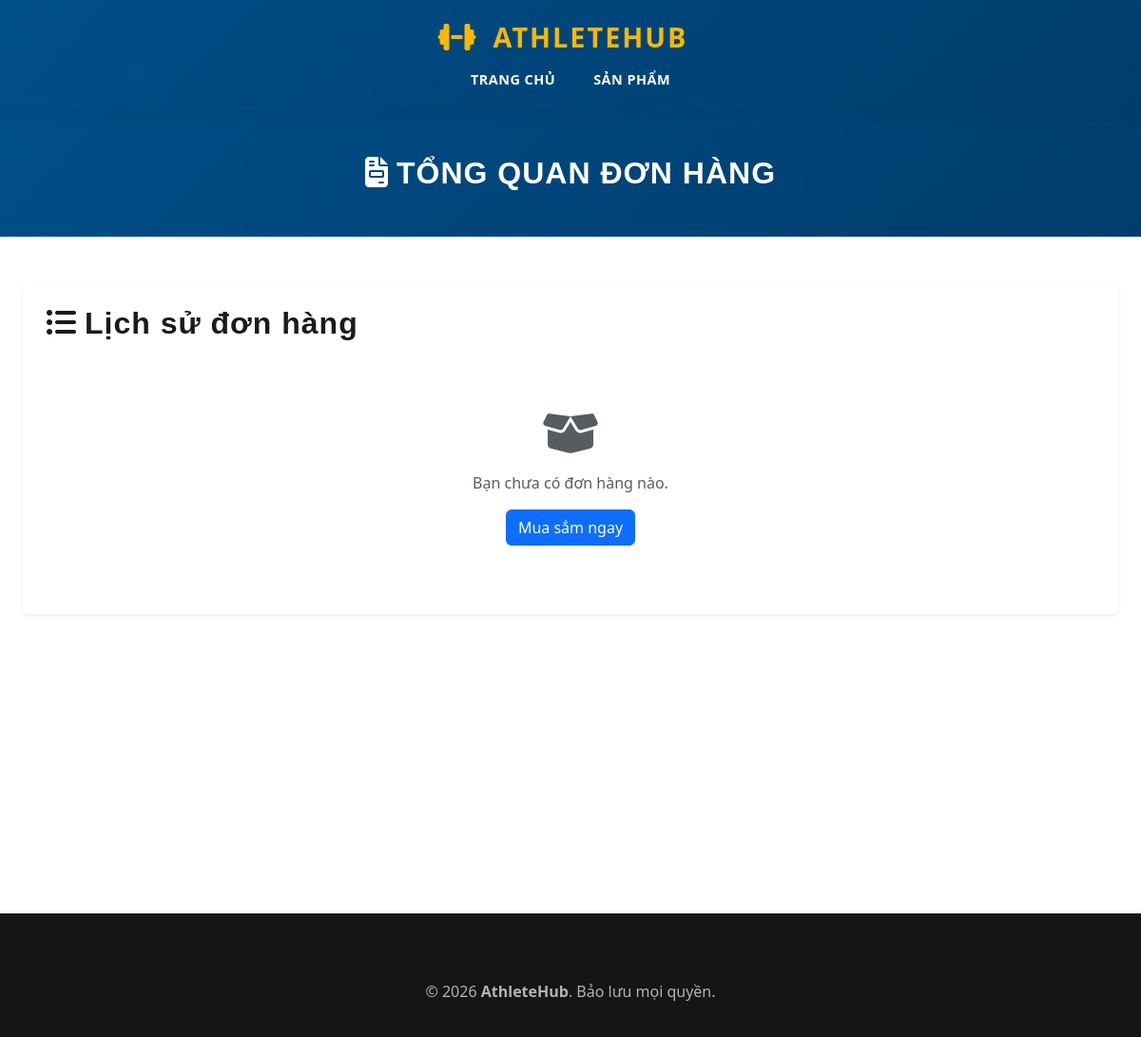
/orders.php (signed in), run on an earlier commit of the app's database.
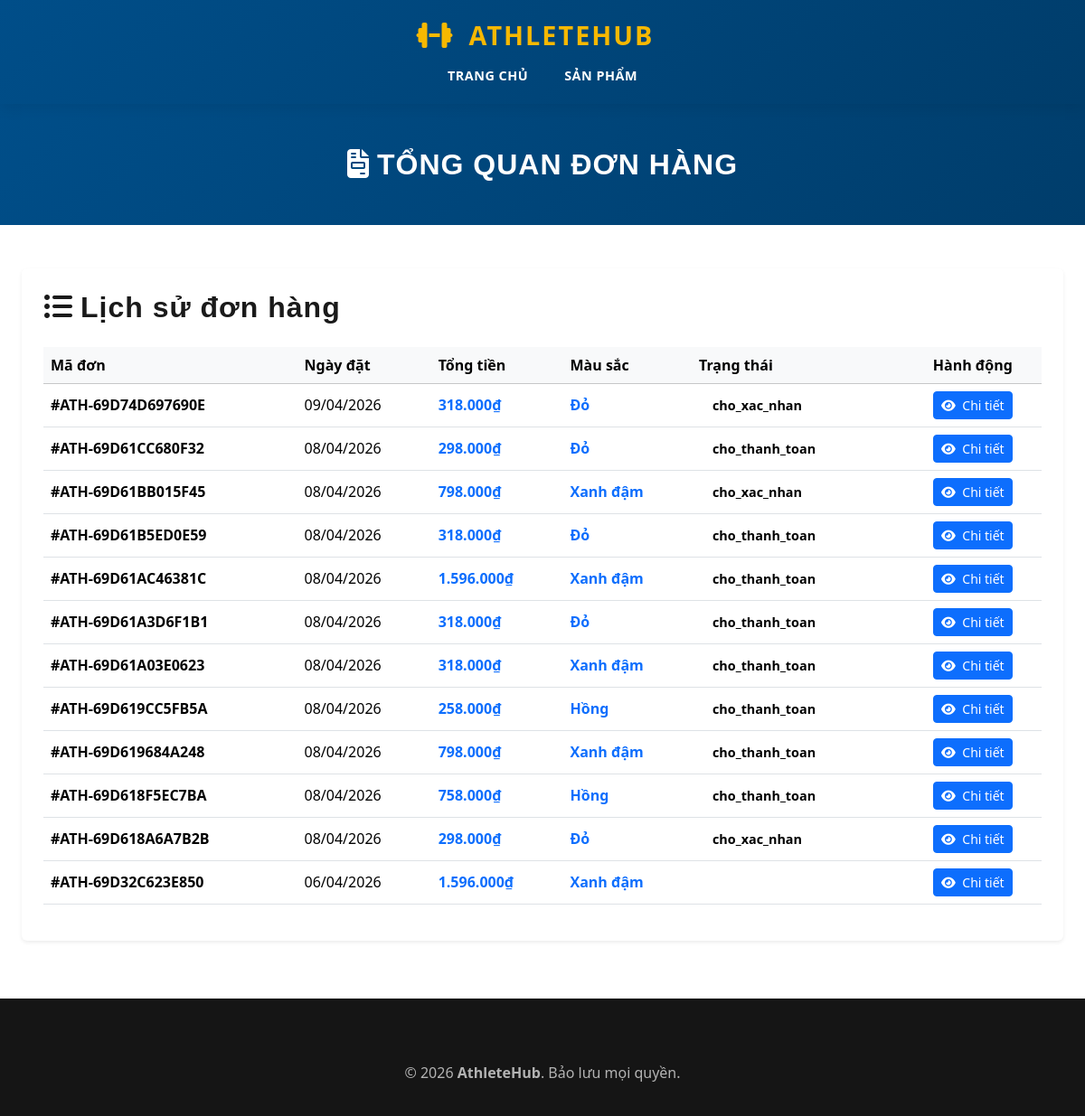
And on a later commit of the database.
### tables this page shows
CREATE TABLE `don_hang` (
  `id` int(11) NOT NULL COMMENT 'ID đơn hàng',
  `nguoi_dung_id` int(11) NOT NULL COMMENT 'ID người dùng',
  `ten_nguoi_nhan` varchar(100) NOT NULL DEFAULT '' COMMENT 'Tên người nhận',
  `so_dien_thoai_nhan` varchar(15) NOT NULL DEFAULT '' COMMENT 'SĐT người nhận',
  `dia_chi_giao_hang` text NOT NULL COMMENT 'Địa chỉ giao hàng',
  `ma_don_hang` varchar(50) NOT NULL COMMENT 'Mã đơn hàng',
  `tong_tien` decimal(15,2) NOT NULL COMMENT 'Tổng tiền hàng',
  `tien_giam` decimal(15,2) DEFAULT 0.00 COMMENT 'Tiền giảm giá',
  `thanh_tien` decimal(15,2) NOT NULL COMMENT 'Thành tiền',
  `ma_phieu_giam` varchar(50) DEFAULT NULL COMMENT 'Mã phiếu giảm',
  `ma_giam_gia_id` int(11) DEFAULT NULL COMMENT 'FK → ma_giam_gia.id',
  `phuong_thuc_thanh_toan` enum('tien_mat','credit_card','bank_transfer','e_wallet') DEFAULT 'tien_mat' COMMENT 'Phương thức thanh toán',
  `trang_thai` enum('cho_thanh_toan','cho_xac_nhan','dang_chuan_bi','dang_giao','da_giao','da_huy') DEFAULT 'cho_xac_nhan',
  `ghi_chu` text DEFAULT NULL COMMENT 'Ghi chú đơn hàng',
  `ngay_dat` datetime DEFAULT current_timestamp() COMMENT 'Ngày đặt',
  `ngay_cap_nhat` datetime DEFAULT current_timestamp() ON UPDATE current_timestamp(),
  `ngay_giao_hang` date DEFAULT NULL COMMENT 'Ngày giao hàng',
  `lat` decimal(10,8) DEFAULT NULL,
  `lng` decimal(11,8) DEFAULT NULL
);

### orders.php (the view, shortened to what the changed rows need)
<?php
$db = new Database();
$conn = $db->connect();
$order_id = $_GET['id'] ?? null;
$user_id = $_GET['user_id'] ?? ($_SESSION['user_id'] ?? null);
$order = null;
$items = [];
$all_orders = [];
try {
    if ($order_id) {
        $sql_order = "SELECT dh.*, nd.ten as ten_khach_hang
                      FROM don_hang dh
                      JOIN nguoi_dung nd ON dh.nguoi_dung_id = nd.id
                      WHERE dh.id = :id";
        $stmt_order = $conn->prepare($sql_order);
        $stmt_order->execute(['id' => $order_id]);
        $order = $stmt_order->fetch(PDO::FETCH_ASSOC);
        if ($order) {
            $sql_items = "SELECT ct.*, sp.ten as ten_sp, sp.hinh_anh_chinh , ms.ten as ten_mau
                          FROM chi_tiet_don_hang ct
                          JOIN san_pham sp ON ct.san_pham_id = sp.id
                          JOIN mau_sac ms on ct.mau_sac_id = ms.id
                          WHERE ct.don_hang_id =:id";
            $stmt_items = $conn->prepare($sql_items);
            $stmt_items->execute(['id' => $order_id]);
            $items = $stmt_items->fetchAll(PDO::FETCH_ASSOC);
        }
    } else {
        if ($user_id) {
            $sql_all = "SELECT dh.id, dh.ma_don_hang, dh.ngay_dat, dh.thanh_tien, dh.trang_thai,
                           GROUP_CONCAT(DISTINCT ms.ten SEPARATOR ', ') as ten_mau
                    FROM don_hang dh
                    LEFT JOIN chi_tiet_don_hang ct ON dh.id = ct.don_hang_id
                    LEFT JOIN mau_sac ms ON ct.mau_sac_id = ms.id
                    WHERE dh.nguoi_dung_id = :user_id
                    GROUP BY dh.id
                    ORDER BY dh.ngay_dat DESC";
            $stmt_all = $conn->prepare($sql_all);
            $stmt_all->execute(['user_id' => $user_id]);
            $all_orders = $stmt_all->fetchAll(PDO::FETCH_ASSOC);
        }
    }
} catch (PDOException $e) {
    error_log($e->getMessage());
}
function formatPrice($price) {
    return number_format($price ?? 0, 0, ',', '.') . '₫';
}
?>
<!DOCTYPE html>
<html lang="vi">
<head>
    <link href="https://cdnjs.cloudflare.com/ajax/libs/bootstrap/5.3.2/css/bootstrap.min.css" rel="stylesheet">
    <link href="https://cdnjs.cloudflare.com/ajax/libs/font-awesome/6.4.0/css/all.min.css" rel="stylesheet">
    <link rel="stylesheet" href="css/variables.css">
    <link rel="stylesheet" href="css/navbar.css">
    <link rel="stylesheet" href="css/footer.css">
    <link rel="stylesheet" href="css/utilities.css">
    <link rel="stylesheet" href="css/cart.css">
</head>
<body>
    <div class="cart-header">
        <div class="container-custom">
            <h1><i class="fas fa-file-invoice me-2"></i>Tổng quan đơn hàng</h1>
        </div>
    </div>
    <section class="cart-section">
        <div class="container-custom">
            <?php if ($order_id && $order): ?>
                <div class="row">
                    <div class="col-lg-8">
                        <div class="cart-items-container">
                            <div id="cartItemsList">
                                <?php foreach ($items as $item):
                                    $subtotal = ($item['gia'] ?? 0) * ($item['so_luong'] ?? 1);
                                ?>
                                    <div class="cart-item">
                                        <div class="cart-item-image">
                                            <img src="public/<?= htmlspecialchars($item['hinh_anh_chinh'] ?? 'placeholder.svg') ?>"
                                                onerror="this.src='public/placeholder.svg'">
                                        </div>
                                        <div class="cart-item-info">
                                            <h4><?= htmlspecialchars($item['ten_sp']) ?></h4>
                                            <div class="cart-item-price"><?= formatPrice($item['gia']) ?></div>
                                        </div>
                                        <span>Màu sắc : <?= htmlspecialchars($item['ten_mau'] ?? 'N/A')  ?> </span>
                                        <div class="cart-item-details text-center">
                                            <span class="text-muted">Số lượng:</span>
                                            <strong><?= $item['so_luong'] ?></strong>
                                        </div>
                                        <div class="cart-item-subtotal">
                                            <strong><?= formatPrice($subtotal) ?></strong>
                                        </div>
                                    </div>
                                <?php endforeach; ?>
                            </div>
                        </div>
                    </div>
                    <div class="col-lg-4">
                        <div class="cart-summary">
                            <h2>Thông tin đơn hàng</h2>
                            <div class="summary-item">
                                <span>Trạng thái:</span>
                                <span class="status-badge status-"><?= $order['trang_thai'] ?></span>
                            </div>
                            <div class="summary-item">
                                <span>Ngày đặt:</span>
                                <span><?= date('d/m/Y', strtotime($order['ngay_dat'])) ?></span>
                            </div>
                            <div class="summary-item">
                                <span>Tên người nhận:</span>
                                <span class="status-badge status-"><?= $order['ten_nguoi_nhan'] ?></span>
                            </div>
                            <div class="summary-item">
                                <span>SDT:</span>
                                <span class="status-badge status-"><?= $order['so_dien_thoai_nhan'] ?></span>
                            </div>
                            <div class="summary-item">
                                <span>Địa chỉ nhận hàng:</span>
                                <span class="status-badge status-"><?= $order['dia_chi_giao_hang'] ?></span>
                            </div>
                            <div class="summary-divider"></div>
                            <div class="summary-total">
                                <span>Tiền giảm:</span>
                                <span style="color:var(--primary-color);"><?= formatPrice($order['tien_giam']) ?></span>
                            </div>
                            <div class="summary-total">
                                <span>Thành tiền:</span>
                                <span style="color:var(--primary-color);"><?= formatPrice($order['thanh_tien']) ?></span>
                            </div>
                            <a href="orders.php" class="btn btn-outline-primary w-100 mt-3">
                                <i class="fas fa-arrow-left"></i> Quay lại danh sách
                            </a>
                            <?php
                            $ngay_dat = strtotime($order['ngay_dat']);
                            $bay_gio = time();
                            $diff_hours = ($bay_gio - $ngay_dat) / 3600;
                            if ($diff_hours < 24 && ($order['trang_thai'] == 'cho_xu_ly')):
                            ?>
                                <button onclick="confirmCancel(<?= $order['id'] ?>)" class="btn btn-danger w-100 mt-2">
                                    <i class="fas fa-times-circle"></i> Hủy đơn hàng
                                </button>
                                <small class="text-muted d-block text-center mt-1">
                                    (Bạn có thể hủy đơn trong vòng 24h kể từ khi đặt)
                                </small>
                            <?php else: ?>
                                <button class="btn btn-secondary w-100 mt-2" disabled title="Quá 24h hoặc đơn hàng đã được xử lý">
                                    <i class="fas fa-ban"></i> Không thể hủy đơn
                                </button>
                            <?php endif; ?>
                        </div>
                    </div>
                </div>
            <?php elseif (!$order_id): ?>
                <div class="bg-white p-4 rounded shadow-sm">
                    <h2 class="mb-4"><i class="fas fa-list-ul me-2"></i>Lịch sử đơn hàng</h2>
                    <?php if (empty($all_orders)): ?>
                        <div class="text-center py-5">
                            <i class="fas fa-box-open fa-3x text-muted mb-3"></i>
                            <p class="text-muted">Bạn chưa có đơn hàng nào.</p>
                            <a href="products.php" class="btn btn-primary">Mua sắm ngay</a>
                        </div>
                    <?php else: ?>
                        <div class="table-responsive">
                            <table class="table table-hover align-middle">
                                <thead class="table-light">
                                    <tr>
                                        <th>Mã đơn</th>
                                        <th>Ngày đặt</th>
                                        <th>Tổng tiền</th>
                                        <th>Màu sắc</th>
                                        <th>Trạng thái</th>
                                        <th class="text-center">Hành động</th>
                                    </tr>
                                </thead>
                                <tbody>
                                    <?php foreach ($all_orders as $o): ?>
                                        <tr>
                                            <td><strong>#<?= $o['ma_don_hang'] ?></strong></td>
                                            <td><?= date('d/m/Y', strtotime($o['ngay_dat'])) ?></td>
                                            <td><span class="text-primary fw-bold"><?= formatPrice($o['thanh_tien']) ?></span></td>
                                            <td><span class="text-primary fw-bold"><?= htmlspecialchars($o['ten_mau'] ?? 'N/A') ?></span></td>
                                            <td><span class="status-badge status-<?= $o['trang_thai'] ?>"><?= $o['trang_thai'] ?></span></td>
                                            <td class="text-center">
                                                <a href="orders.php?id=<?= $o['id'] ?>" class="btn btn-sm btn-primary">
                                                    <i class="fas fa-eye me-1"></i> Chi tiết
                                                </a>
                                            </td>
                                        </tr>
                                    <?php endforeach; ?>
                                </tbody>
                            </table>
                        </div>
                    <?php endif; ?>
                </div>
            <?php endif; ?>
        </div>
    </section>
</body>
</html>

What changed in the data, as far as the page shows it:
added don_hang: ma_don_hang "ATH-69D74D697690E", ngay_dat "09/04/2026", thanh_tien "318.000₫", ten_mau "Đỏ", trang_thai "cho_xac_nhan"
added don_hang: ma_don_hang "ATH-69D61CC680F32", ngay_dat "08/04/2026", thanh_tien "298.000₫", ten_mau "Đỏ", trang_thai "cho_thanh_toan"
added don_hang: ma_don_hang "ATH-69D61BB015F45", ngay_dat "08/04/2026", thanh_tien "798.000₫", ten_mau "Xanh đậm", trang_thai "cho_xac_nhan"
added don_hang: ma_don_hang "ATH-69D61B5ED0E59", ngay_dat "08/04/2026", thanh_tien "318.000₫", ten_mau "Đỏ", trang_thai "cho_thanh_toan"
added don_hang: ma_don_hang "ATH-69D61AC46381C", ngay_dat "08/04/2026", thanh_tien "1.596.000₫", ten_mau "Xanh đậm", trang_thai "cho_thanh_toan"
added don_hang: ma_don_hang "ATH-69D61A3D6F1B1", ngay_dat "08/04/2026", thanh_tien "318.000₫", ten_mau "Đỏ", trang_thai "cho_thanh_toan"
added don_hang: ma_don_hang "ATH-69D61A03E0623", ngay_dat "08/04/2026", thanh_tien "318.000₫", ten_mau "Xanh đậm", trang_thai "cho_thanh_toan"
added don_hang: ma_don_hang "ATH-69D619CC5FB5A", ngay_dat "08/04/2026", thanh_tien "258.000₫", ten_mau "Hồng", trang_thai "cho_thanh_toan"
added don_hang: ma_don_hang "ATH-69D619684A248", ngay_dat "08/04/2026", thanh_tien "798.000₫", ten_mau "Xanh đậm", trang_thai "cho_thanh_toan"
added don_hang: ma_don_hang "ATH-69D618F5EC7BA", ngay_dat "08/04/2026", thanh_tien "758.000₫", ten_mau "Hồng", trang_thai "cho_thanh_toan"
added don_hang: ma_don_hang "ATH-69D618A6A7B2B", ngay_dat "08/04/2026", thanh_tien "298.000₫", ten_mau "Đỏ", trang_thai "cho_xac_nhan"
added don_hang: ma_don_hang "ATH-69D32C623E850", ngay_dat "06/04/2026", thanh_tien "1.596.000₫", ten_mau "Xanh đậm"
Also different on the page:
text no longer shown: "Bạn chưa có đơn hàng nào. Mua sắm ngay"
text now shown: "Mã đơn Ngày đặt Tổng tiền Màu sắc Trạng thái Hành động"
